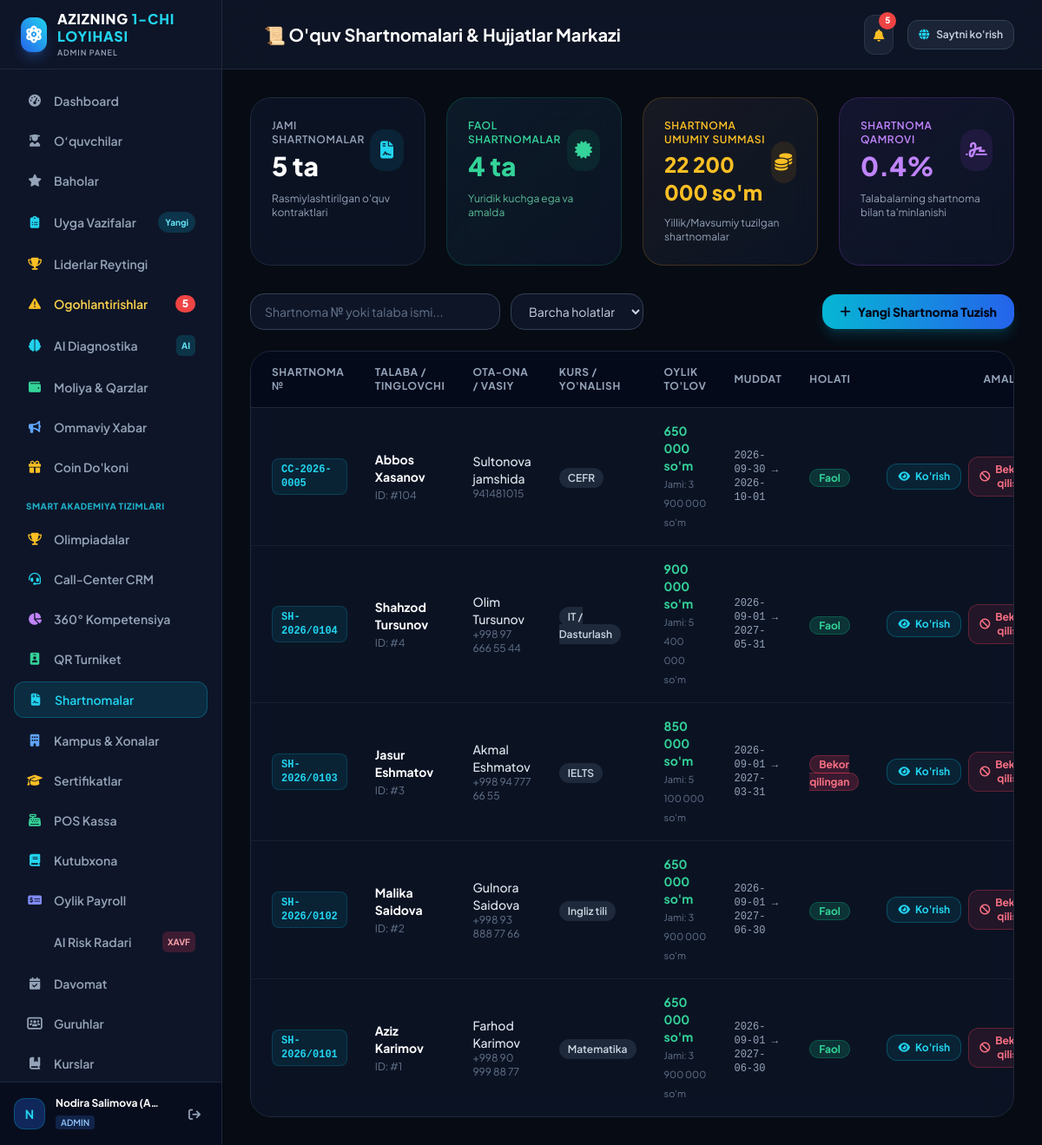
/admin/contracts (signed in), run on the app's committed database.
### tables this page shows
CREATE TABLE "contracts" (
        id INTEGER PRIMARY KEY AUTOINCREMENT,
        contract_number TEXT UNIQUE NOT NULL,
        student_id INTEGER NOT NULL,
        parent_name TEXT NOT NULL,
        parent_phone TEXT,
        passport_series TEXT NOT NULL,
        address TEXT NOT NULL,
        monthly_amount REAL NOT NULL,
        start_date TEXT NOT NULL,
        end_date TEXT NOT NULL,
        status TEXT DEFAULT 'active',
        created_at TIMESTAMP DEFAULT CURRENT_TIMESTAMP, termination_reason TEXT, terminated_at TEXT,
        FOREIGN KEY (student_id) REFERENCES students(id) ON DELETE CASCADE
    );

CREATE TABLE courses (
        id INTEGER PRIMARY KEY AUTOINCREMENT,
        title TEXT NOT NULL,
        slug TEXT UNIQUE NOT NULL,
        description TEXT NOT NULL,
        level TEXT NOT NULL,
        duration TEXT NOT NULL,
        price TEXT NOT NULL,
        icon TEXT DEFAULT 'book',
        color TEXT DEFAULT 'blue',
        active INTEGER DEFAULT 1,
        created_at TIMESTAMP DEFAULT CURRENT_TIMESTAMP
    );

### app.py (the view)
@app.route('/admin/contracts')
@login_required
def admin_contracts():
    conn = get_db_connection()
    cursor = conn.cursor()
    cursor.execute("""
        SELECT c.*, s.first_name || ' ' || s.last_name as student_name, s.phone as student_phone,
               cr.title as course_name
        FROM contracts c
        JOIN students s ON c.student_id = s.id
        LEFT JOIN courses cr ON s.course_id = cr.id
        ORDER BY c.id DESC
    """)
    contracts = [dict(row) for row in cursor.fetchall()]
    for c in contracts:
        if not c.get('course_name'):
            c['course_name'] = 'Amaliy IT Yo\'nalishi'
        c['total_amount'] = (c.get('monthly_amount') or 650000) * 6
    active_count = sum(1 for c in contracts if c.get('status') == 'active')
    total_contract_sum = sum(c['total_amount'] for c in contracts)
    cursor.execute("SELECT COUNT(*) FROM students WHERE status = 'active'")
    total_students = cursor.fetchone()[0] or 1
    coverage_rate = min(100, round((len(contracts) / total_students) * 100, 1))
    cursor.execute("SELECT id, first_name || ' ' || last_name as full_name, group_id FROM students WHERE status = 'active' ORDER BY first_name ASC")
    students = [dict(s) for s in cursor.fetchall()]
    cursor.execute("SELECT id, title as name, price FROM courses WHERE active = 1 ORDER BY title ASC")
    courses = [dict(c) for c in cursor.fetchall()]
    conn.close()
    return render_template(
        'admin/contracts.html',
        contracts=contracts,
        active_count=active_count,
        total_contract_sum=total_contract_sum,
        coverage_rate=coverage_rate,
        students=students,
        courses=courses
    )

### app.py (called while the page is built)
def login_required(f):
    @wraps(f)
    def decorated_function(*args, **kwargs):
        if 'user' not in session:
            flash("Tizimga kirishingiz lozim!", "warning")
            return redirect(url_for('login', next=request.url))
        return f(*args, **kwargs)
    return decorated_function

@app.template_filter('format_currency')
def format_currency_filter(val):
    try:
        if val is None or val == '':
            return "0 so'm"
        num = float(val)
        return f"{num:,.0f}".replace(",", " ") + " so'm"
    except (ValueError, TypeError):
        return f"{val} so'm"

### database.py (called while the page is built)
def get_db_connection():
    conn = sqlite3.connect(DB_PATH)
    conn.row_factory = sqlite3.Row
    conn.execute("PRAGMA foreign_keys = ON")
    return conn

### templates/admin/contracts.html (shortened to what this page needs)
{% extends "admin/layout.html" %}
{% block page_title %}
    <span>📜 O'quv Shartnomalari & Hujjatlar Markazi</span>
{% endblock %}
{% block content %}
<div class="grid grid-cols-1 md:grid-cols-4 gap-6 mb-8">
    <div class="glass-panel p-6 rounded-3xl border border-slate-800">
        <div class="flex items-center justify-between">
            <div>
                <p class="text-xs font-semibold text-slate-400 uppercase tracking-wider">Jami Shartnomalar</p>
                <h3 class="text-3xl font-black text-white mt-1">{{ contracts|length }} ta</h3>
            </div>
            <div class="w-12 h-12 rounded-2xl bg-cyan-500/10 text-cyan-400 flex items-center justify-center text-xl">
                <i class="fas fa-file-contract"></i>
            </div>
        </div>
        <p class="text-xs text-slate-400 mt-3">Rasmiylashtirilgan o'quv kontraktlari</p>
    </div>
    <div class="glass-panel p-6 rounded-3xl border border-emerald-500/20 bg-gradient-to-br from-emerald-500/5 to-transparent">
        <div class="flex items-center justify-between">
            <div>
                <p class="text-xs font-semibold text-emerald-400 uppercase tracking-wider">Faol Shartnomalar</p>
                <h3 class="text-3xl font-black text-emerald-400 mt-1">{{ active_count }} ta</h3>
            </div>
            <div class="w-12 h-12 rounded-2xl bg-emerald-500/10 text-emerald-400 flex items-center justify-center text-xl">
                <i class="fas fa-certificate"></i>
            </div>
        </div>
        <p class="text-xs text-emerald-300/80 mt-3">Yuridik kuchga ega va amalda</p>
    </div>
    <div class="glass-panel p-6 rounded-3xl border border-amber-500/20 bg-gradient-to-br from-amber-500/5 to-transparent">
        <div class="flex items-center justify-between">
            <div>
                <p class="text-xs font-semibold text-amber-400 uppercase tracking-wider">Shartnoma Umumiy Summasi</p>
                <h3 class="text-2xl font-black text-amber-400 mt-1">{{ total_contract_sum|format_currency }}</h3>
            </div>
            <div class="w-12 h-12 rounded-2xl bg-amber-500/10 text-amber-400 flex items-center justify-center text-xl">
                <i class="fas fa-coins"></i>
            </div>
        </div>
        <p class="text-xs text-slate-400 mt-3">Yillik/Mavsumiy tuzilgan shartnomalar</p>
    </div>
    <div class="glass-panel p-6 rounded-3xl border border-purple-500/20 bg-gradient-to-br from-purple-500/5 to-transparent">
        <div class="flex items-center justify-between">
            <div>
                <p class="text-xs font-semibold text-purple-400 uppercase tracking-wider">Shartnoma Qamrovi</p>
                <h3 class="text-3xl font-black text-purple-400 mt-1">{{ coverage_rate }}%</h3>
            </div>
            <div class="w-12 h-12 rounded-2xl bg-purple-500/10 text-purple-400 flex items-center justify-center text-xl">
                <i class="fas fa-signature"></i>
            </div>
        </div>
        <p class="text-xs text-slate-400 mt-3">Talabalarning shartnoma bilan ta'minlanishi</p>
    </div>
</div>
<div class="flex flex-col md:flex-row md:items-center justify-between gap-4 mb-6">
    <div class="flex items-center gap-3">
        <input type="text" id="contractSearchInput" onkeyup="filterContractsTable()" placeholder="Shartnoma № yoki talaba ismi..."
            class="bg-slate-900/90 border border-slate-700 rounded-2xl px-4 py-2.5 text-sm text-white placeholder-slate-500 focus:outline-none focus:border-cyan-500 w-72">
        <select id="contractStatusFilter" onchange="filterContractsTable()" class="bg-slate-900/90 border border-slate-700 rounded-2xl px-4 py-2.5 text-sm text-slate-300 focus:outline-none focus:border-cyan-500">
            <option value="">Barcha holatlar</option>
        </select>
    </div>
    <button onclick="openNewContractModal()" class="px-5 py-2.5 rounded-2xl bg-gradient-to-r from-cyan-500 to-blue-600 hover:from-cyan-400 hover:to-blue-500 text-slate-950 font-black text-sm shadow-lg shadow-cyan-500/20 transition-all flex items-center gap-2">
        <i class="fas fa-plus"></i> Yangi Shartnoma Tuzish
    </button>
</div>
<div class="glass-panel rounded-3xl border border-slate-800 overflow-hidden">
    <div class="overflow-x-auto">
        <table class="w-full text-left text-sm text-slate-300" id="contractsTable">
            <thead class="bg-slate-950/60 text-slate-400 text-xs font-bold uppercase tracking-wider border-b border-slate-800">
                <tr>
                    <th class="p-4 pl-6">Shartnoma №</th>
                    <th class="p-4">Talaba / Tinglovchi</th>
                    <th class="p-4">Ota-ona / Vasiy</th>
                    <th class="p-4">Kurs / Yo'nalish</th>
                    <th class="p-4">Oylik To'lov</th>
                    <th class="p-4">Muddat</th>
                    <th class="p-4">Holati</th>
                    <th class="p-4 pr-6 text-right">Amallar</th>
                </tr>
            </thead>
            <tbody class="divide-y divide-slate-800/60">
                {% for c in contracts %}
                <tr class="hover:bg-slate-800/30 transition-colors contract-row" data-search="{{ c.contract_number|lower }} {{ c.student_name|lower }} {{ c.parent_name|lower }}" data-status="{{ c.status }}">
                    <td class="p-4 pl-6">
                        <div class="flex items-center gap-2">
                            <span class="font-mono font-bold text-cyan-400 bg-cyan-500/10 px-2.5 py-1 rounded-lg border border-cyan-500/20 text-xs">
                                {{ c.contract_number }}
                            </span>
                        </div>
                    </td>
                    <td class="p-4">
                        <div class="font-bold text-white">{{ c.student_name }}</div>
                        <span class="text-xs text-slate-500">ID: #{{ c.student_id }}</span>
                    </td>
                    <td class="p-4">
                        <div class="text-slate-200 font-medium">{{ c.parent_name or 'O\'zi (Voyaga yetgan)' }}</div>
                        <div class="text-xs text-slate-500">{{ c.parent_phone or '—' }}</div>
                    </td>
                    <td class="p-4">
                        <span class="px-2.5 py-1 rounded-xl bg-slate-800 text-slate-300 text-xs font-semibold">
                            {{ c.course_name }}
                        </span>
                    </td>
                    <td class="p-4">
                        <div class="font-bold text-emerald-400">{{ c.monthly_amount|format_currency }}</div>
                        <span class="text-[11px] text-slate-500">Jami: {{ c.total_amount|format_currency }}</span>
                    </td>
                    <td class="p-4 text-xs font-mono text-slate-400">
                        {{ c.start_date }} &rarr; {{ c.end_date }}
                    </td>
                    <td class="p-4">
                        {% if c.status == 'active' %}
                            <span class="px-2.5 py-0.5 rounded-full text-xs font-bold bg-emerald-500/20 text-emerald-400 border border-emerald-500/30">
                                Faol
                            </span>
                        {% elif c.status == 'completed' %}
                            <span class="px-2.5 py-0.5 rounded-full text-xs font-bold bg-blue-500/20 text-blue-400 border border-blue-500/30">
                                Tugallangan
                            </span>
                        {% else %}
                            <span class="px-2.5 py-0.5 rounded-full text-xs font-bold bg-rose-500/20 text-rose-400 border border-rose-500/30">
                                Bekor qilingan
                            </span>
                        {% endif %}
                    </td>
                    <td class="p-4 pr-6 text-right">
                        <div class="flex items-center justify-end gap-2">
                            <a href="{{ url_for('admin_contract_view', contract_id=c.id) }}" target="_blank"
                                class="px-3 py-1.5 rounded-xl bg-cyan-500/10 hover:bg-cyan-500/20 text-cyan-400 border border-cyan-500/30 text-xs font-bold transition-all flex items-center gap-1.5">
                                <i class="fas fa-eye"></i> Ko'rish
                            </a>
                            {% if c.status != 'terminated' %}
                            <button type="button" onclick="openTerminateModal({{ c.id }}, '{{ c.contract_number }}', '{{ c.student_name }}')"
                                class="px-3 py-1.5 rounded-xl bg-rose-500/10 hover:bg-rose-500/20 text-rose-400 border border-rose-500/30 text-xs font-bold transition-all flex items-center gap-1.5" title="Shartnomani bekor qilish">
                                <i class="fas fa-ban"></i> Bekor qilish
                            </button>
                            {% endif %}
                        </div>
                    </td>
                </tr>
                {% endfor %}
            </tbody>
        </table>
    </div>
</div>
{% endblock %}

### static/css/custom.css (style rules this page uses)
:root { --bg-dark: #070B14; --bg-card: rgba(15, 23, 42, 0.75); --border-glow: rgba(56, 189, 248, 0.18); --electric-blue: #0066FF; --electric-cyan: #00F0FF; --accent-purple: #8B5CF6; --warning-glow: rgba(239, 68, 68, 0.3); }
body { font-family: 'Plus Jakarta Sans', -apple-system, BlinkMacSystemFont, sans-serif; background-color: var(--bg-dark); color: #F8FAFC; overflow-x: hidden; }
.glass-panel { background: rgba(15, 23, 42, 0.72); backdrop-filter: blur(16px); -webkit-backdrop-filter: blur(16px); border: 1px solid rgba(255, 255, 255, 0.08); }

### data on the page
contracts: contract_number "CC-2026-0005", student_name "Abbos Xasanov", student_id "104", parent_name "Sultonova jamshida", parent_phone "941481015", course_name "CEFR", monthly_amount "650 000 so'm", total_amount "3 900 000 so'm", start_date "2026-09-30", end_date "2026-10-01", status "Faol"
contracts: contract_number "SH-2026/0104", student_name "Shahzod Tursunov", student_id "4", parent_name "Olim Tursunov", parent_phone "+998 97 666 55 44", course_name "IT / Dasturlash", monthly_amount "900 000 so'm", total_amount "5 400 000 so'm", start_date "2026-09-01", end_date "2027-05-31", status "Faol"
contracts: contract_number "SH-2026/0103", student_name "Jasur Eshmatov", student_id "3", parent_name "Akmal Eshmatov", parent_phone "+998 94 777 66 55", course_name "IELTS", monthly_amount "850 000 so'm", total_amount "5 100 000 so'm", start_date "2026-09-01", end_date "2027-03-31", status "Bekor qilingan"
contracts: contract_number "SH-2026/0102", student_name "Malika Saidova", student_id "2", parent_name "Gulnora Saidova", parent_phone "+998 93 888 77 66", course_name "Ingliz tili", monthly_amount "650 000 so'm", total_amount "3 900 000 so'm", start_date "2026-09-01", end_date "2027-06-30", status "Faol"
contracts: contract_number "SH-2026/0101", student_name "Aziz Karimov", student_id "1", parent_name "Farhod Karimov", parent_phone "+998 90 999 88 77", course_name "Matematika", monthly_amount "650 000 so'm", total_amount "3 900 000 so'm", start_date "2026-09-01", end_date "2027-06-30", status "Faol"

### other printed values
{{ unresolved_warnings_count }} "5"
{{ current_user.full_name[:1] }} "N"
{{ current_user.full_name }} "Nodira Salimova (A…"
{{ current_user.role }} "ADMIN"
{{ contracts|length }} "5"
{{ active_count }} "4"
{{ total_contract_sum|format_currency }} "22 200 000 so'm"
{{ coverage_rate }} "0.4"
